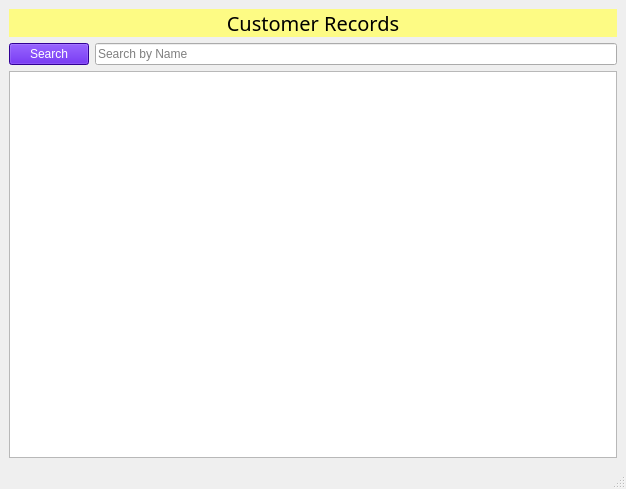
<?xml version="1.0" encoding="UTF-8"?>
<ui version="4.0">
 <class>MainWindow</class>
 <widget class="QMainWindow" name="MainWindow">
  <property name="geometry">
   <rect>
    <x>0</x>
    <y>0</y>
    <width>626</width>
    <height>489</height>
   </rect>
  </property>
  <property name="windowTitle">
   <string>MainWindow</string>
  </property>
  <widget class="QWidget" name="centralwidget">
   <layout class="QGridLayout" name="gridLayout_2">
    <item row="0" column="0">
     <layout class="QGridLayout" name="gridLayout">
      <item row="0" column="0">
       <layout class="QVBoxLayout" name="verticalLayout">
        <item>
         <layout class="QFormLayout" name="formLayout">
          <item row="0" column="0" colspan="2">
           <widget class="QLabel" name="label">
            <property name="font">
             <font>
              <family>Impact</family>
              <pointsize>15</pointsize>
             </font>
            </property>
            <property name="styleSheet">
             <string notr="true">background-color: rgb(253, 251, 132);</string>
            </property>
            <property name="text">
             <string>Customer Records</string>
            </property>
            <property name="alignment">
             <set>Qt::AlignCenter</set>
            </property>
           </widget>
          </item>
          <item row="1" column="0">
           <widget class="QPushButton" name="pushButton">
            <property name="styleSheet">
             <string notr="true">background-color: rgb(69, 0, 207);
color: rgb(255, 255, 255);</string>
            </property>
            <property name="text">
             <string>Search</string>
            </property>
           </widget>
          </item>
          <item row="1" column="1">
           <widget class="QLineEdit" name="lineEdit">
            <property name="placeholderText">
             <string>Search by Name</string>
            </property>
           </widget>
          </item>
          <item row="2" column="0" colspan="2">
           <widget class="QTableView" name="tableView"/>
          </item>
         </layout>
        </item>
       </layout>
      </item>
     </layout>
    </item>
   </layout>
  </widget>
  <widget class="QMenuBar" name="menubar">
   <property name="geometry">
    <rect>
     <x>0</x>
     <y>0</y>
     <width>626</width>
     <height>21</height>
    </rect>
   </property>
  </widget>
  <widget class="QStatusBar" name="statusbar"/>
 </widget>
 <resources/>
 <connections/>
</ui>
